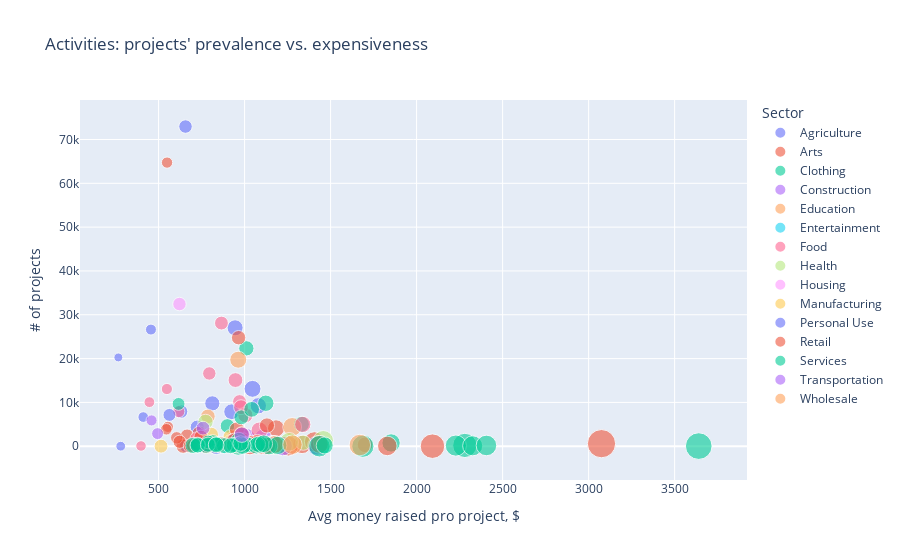

Source (notebook cell):
### Markdown cell above
These are again projects related to Landscaping / Gardening and Renewable Energy Products.
Renewable Energy Products is especially remarkable because money is almost always bein gathered in full ('Avg share gathered' ~ 100%) despite expensiveness AND Renewable Energy Products are leading by the number of investors attracted on average. Seems to be a hot topic! At the same time, they are relatively seldom pitched, in comparison to most other themes / activities.

##### My suggestion is to 

##### a) focus on ventures which are initiating projects related to Renewable Energy Products and try to make them using our service, 

##### b) try to attract also ventures doing projects connected to activities with Value over volume > 2,

##### c) maybe change our commissioning policy and take higher commission for projects with Value over volume > 2.

### Code cell
fig = go.Figure(
    px.scatter(activities, 
           x="Avg money raised pro project, $", 
           y="# of projects", 
           size='Avg investors', 
           color='Sector',
           hover_name='Activity',
           opacity=0.6,
           #log_y=True,
           title="Activities: projects' prevalence vs. expensiveness",
           hover_data=['Value over volume', 'Avg share gathered, %'],
           #template="plotly_white",
          )
)
fig.show()

### Figure 1 — Plotly figure (JSON) as saved in the notebook; plotly's stock layout.template omitted (floating-point values rounded to 4 significant figures)
{"data": [{"customdata": [[1.2, 95.3], [1.4, 96.7], [0.8, 93.2], [1.8, 96.8], [1.2, 93.1], [0.8, 97.3], [0.9, 94.1], [0.8, 95], [1, 97], [1, 96], [1.3, 94.7], [0.6, 98.7], [1, 97.3], [1, 98.7]], "hoverlabel": {"namelength": 0}, "hovertemplate": "<b>%{hovertext}</b><br><br>Sector=Agriculture<br>Avg money raised pro project, $=%{x}<br># of projects=%{y}<br>Avg investors=%{marker.size}<br>Value over volume=%{customdata[0]}<br>Avg share gathered, %=%{customdata[1]}", "hovertext": ["Agriculture", "Animal Sales", "Aquaculture", "Beekeeping", "Cattle", "Dairy", "Farm Supplies", "Farming", "Flowers", "Land Rental", "Livestock", "Pigs", "Poultry", "Veterinary Sales"], "legendgroup": "Agriculture", "marker": {"color": "#636efa", "opacity": 0.6, "size": [26.9, 27.7, 19.2, 42.8, 26, 19.1, 21, 19, 21.3, 24.3, 29.9, 12.5, 24, 21.7], "sizemode": "area", "sizeref": 0.2085, "symbol": "circle"}, "mode": "markers", "name": "Agriculture", "showlegend": true, "type": "scatter", "x": [944.8, 1080, 660.2, 1423, 924.8, 630.5, 724.8, 656.6, 804.2, 769.3, 1046.0, 455.6, 812.4, 779.2], "xaxis": "x", "y": [27023, 9237, 108, 50, 7865, 7914, 4352, 72955, 821, 277, 13095, 26624, 9783, 198], "yaxis": "y"}, {"customdata": [[1.3, 97.5], [1.5, 98.2], [0.8, 97.7], [2.7, 100], [1.7, 99.9], [1.6, 100], [0.8, 100], [1.8, 99.7], [0.9, 99.9]], "hoverlabel": {"namelength": 0}, "hovertemplate": "<b>%{hovertext}</b><br><br>Sector=Arts<br>Avg money raised pro project, $=%{x}<br># of projects=%{y}<br>Avg investors=%{marker.size}<br>Value over volume=%{customdata[0]}<br>Avg share gathered, %=%{customdata[1]}", "hovertext": ["Arts", "Crafts", "Embroidery", "Film", "Knitting", "Musical Instruments", "Patchwork", "Textiles", "Weaving"], "legendgroup": "Arts", "marker": {"color": "#EF553B", "opacity": 0.6, "size": [26.2, 30.4, 19.5, 62.7, 35.5, 42.1, 21.7, 42, 22], "sizemode": "area", "sizeref": 0.2085, "symbol": "circle"}, "mode": "markers", "name": "Arts", "showlegend": true, "type": "scatter", "x": [1008.0, 1183.0, 665.9, 2092.0, 1334.0, 1255.0, 643.2, 1406, 737.6], "xaxis": "x", "y": [1092, 4084, 2380, 13, 416, 69, 22, 1023, 2961], "yaxis": "y"}, {"customdata": [[1.7, 95.2], [1.3, 94.7], [1.1, 96.9], [2.4, 98]], "hoverlabel": {"namelength": 0}, "hovertemplate": "<b>%{hovertext}</b><br><br>Sector=Clothing<br>Avg money raised pro project, $=%{x}<br># of projects=%{y}<br>Avg investors=%{marker.size}<br>Value over volume=%{customdata[0]}<br>Avg share gathered, %=%{customdata[1]}", "hovertext": ["Clothing", "Clothing Sales", "Used Clothing", "Used Shoes"], "legendgroup": "Clothing", "marker": {"color": "#00cc96", "opacity": 0.6, "size": [27.1, 24.4, 21.9, 35], "sizemode": "area", "sizeref": 0.2085, "symbol": "circle"}, "mode": "markers", "name": "Clothing", "showlegend": true, "type": "scatter", "x": [1330, 1010.0, 900.3, 1852.0], "xaxis": "x", "y": [5014, 22339, 4637, 752], "yaxis": "y"}, {"customdata": [[1.2, 99], [1.2, 99.3], [1.8, 97.8], [1.3, 94.5], [1.4, 97.6], [1, 99.4], [0.9, 99.2], [1.6, 100]], "hoverlabel": {"namelength": 0}, "hovertemplate": "<b>%{hovertext}</b><br><br>Sector=Construction<br>Avg money raised pro project, $=%{x}<br># of projects=%{y}<br>Avg investors=%{marker.size}<br>Value over volume=%{customdata[0]}<br>Avg share gathered, %=%{customdata[1]}", "hovertext": ["Bricks", "Carpentry", "Cement", "Construction", "Construction Supplies", "Quarrying", "Timber Sales", "Well digging"], "legendgroup": "Construction", "marker": {"color": "#ab63fa", "opacity": 0.6, "size": [23.7, 26.3, 37.8, 28.4, 29.6, 22.3, 20.4, 39.6], "sizemode": "area", "sizeref": 0.2085, "symbol": "circle"}, "mode": "markers", "name": "Construction", "showlegend": true, "type": "scatter", "x": [904.2, 956.2, 1421.0, 1013.0, 1108.0, 769.5, 713.5, 1221.0], "xaxis": "x", "y": [512, 754, 152, 2145, 2003, 158, 502, 42], "yaxis": "y"}, {"customdata": [[1.2, 97.5], [1.6, 97.8], [1.2, 98.6], [1, 98.9]], "hoverlabel": {"namelength": 0}, "hovertemplate": "<b>%{hovertext}</b><br><br>Sector=Education<br>Avg money raised pro project, $=%{x}<br># of projects=%{y}<br>Avg investors=%{marker.size}<br>Value over volume=%{customdata[0]}<br>Avg share gathered, %=%{customdata[1]}", "hovertext": ["Computer", "Education provider", "Higher education costs", "Primary/secondary school costs"], "legendgroup": "Education", "marker": {"color": "#FFA15A", "opacity": 0.6, "size": [27.6, 36.9, 30.1, 22.2], "sizemode": "area", "sizeref": 0.2085, "symbol": "circle"}, "mode": "markers", "name": "Education", "showlegend": true, "type": "scatter", "x": [955.6, 1277.0, 963, 786.8], "xaxis": "x", "y": [54, 4401, 19742, 6816], "yaxis": "y"}, {"customdata": [[1.8, 79.8], [1.1, 98.4], [1.5, 100]], "hoverlabel": {"namelength": 0}, "hovertemplate": "<b>%{hovertext}</b><br><br>Sector=Entertainment<br>Avg money raised pro project, $=%{x}<br># of projects=%{y}<br>Avg investors=%{marker.size}<br>Value over volume=%{customdata[0]}<br>Avg share gathered, %=%{customdata[1]}", "hovertext": ["Entertainment", "Games", "Musical Performance"], "legendgroup": "Entertainment", "marker": {"color": "#19d3f3", "opacity": 0.6, "size": [33.9, 27.5, 32.2], "sizemode": "area", "sizeref": 0.2085, "symbol": "circle"}, "mode": "markers", "name": "Entertainment", "showlegend": true, "type": "scatter", "x": [1454.0, 874.4, 1148.0], "xaxis": "x", "y": [443, 238, 149], "yaxis": "y"}, {"customdata": [[1.4, 97.1], [0.5, 100], [1.3, 94.8], [1.2, 93.8], [1.3, 94.4], [1.4, 97.1], [0.8, 95.9], [1.5, 98.3], [0.7, 98], [0.6, 98.6], [1.2, 96.9], [1.3, 96.6], [1.1, 96.6], [1.2, 97.2], [1, 97.5], [1.2, 95.6], [1.3, 97], [0.9, 97.8], [1.2, 92.2], [1.7, 94.6]], "hoverlabel": {"namelength": 0}, "hovertemplate": "<b>%{hovertext}</b><br><br>Sector=Food<br>Avg money raised pro project, $=%{x}<br># of projects=%{y}<br>Avg investors=%{marker.size}<br>Value over volume=%{customdata[0]}<br>Avg share gathered, %=%{customdata[1]}", "hovertext": ["Bakery", "Balut-Making", "Beverages", "Butcher Shop", "Cafe", "Catering", "Cereals", "Cheese Making", "Fish Selling", "Fishing", "Food", "Food Market", "Food Production/Sales", "Food Stall", "Fruits & Vegetables", "Grocery Store", "Liquor Store / Off-License", "Milk Sales", "Pub", "Restaurant"], "legendgroup": "Food", "marker": {"color": "#FF6692", "opacity": 0.6, "size": [29.3, 11.7, 23, 23.2, 26.8, 27.4, 15.2, 34.6, 13.1, 12.1, 20, 24.3, 20, 23.2, 18.8, 22.9, 20.6, 18.5, 23.9, 27.6], "sizemode": "area", "sizeref": 0.2085, "symbol": "circle"}, "mode": "markers", "name": "Food", "showlegend": true, "type": "scatter", "x": [1086.0, 398, 992.4, 939.9, 984.2, 1064.0, 617.6, 1162.0, 548.4, 446.6, 970.7, 1004.0, 865.5, 979.4, 794.9, 946.9, 985.2, 721.4, 973.8, 1338.0], "xaxis": "x", "y": [3620, 61, 2357, 1968, 1404, 653, 7898, 347, 13060, 10066, 10197, 7091, 28106, 8905, 16610, 15102, 1558, 1771, 902, 4981], "yaxis": "y"}, {"customdata": [[1.5, 96.5], [1.9, 97.1], [1.5, 99.6], [1.7, 99.4], [1, 94.3], [1.6, 99.9]], "hoverlabel": {"namelength": 0}, "hovertemplate": "<b>%{hovertext}</b><br><br>Sector=Health<br>Avg money raised pro project, $=%{x}<br># of projects=%{y}<br>Avg investors=%{marker.size}<br>Value over volume=%{customdata[0]}<br>Avg share gathered, %=%{customdata[1]}", "hovertext": ["Dental", "Health", "Medical Clinic", "Natural Medicines", "Personal Medical Expenses", "Pharmacy"], "legendgroup": "Health", "marker": {"color": "#B6E880", "opacity": 0.6, "size": [33.9, 44.2, 36.9, 24.2, 24.5, 36.1], "sizemode": "area", "sizeref": 0.2085, "symbol": "circle"}, "mode": "markers", "name": "Health", "showlegend": true, "type": "scatter", "x": [1170.0, 1457.0, 1171.0, 1341.0, 772.9, 1259.0], "xaxis": "x", "y": [290, 1235, 323, 814, 5549, 1012], "yaxis": "y"}, {"customdata": [[0.8, 94], [1.2, 94.3]], "hoverlabel": {"namelength": 0}, "hovertemplate": "<b>%{hovertext}</b><br><br>Sector=Housing<br>Avg money raised pro project, $=%{x}<br># of projects=%{y}<br>Avg investors=%{marker.size}<br>Value over volume=%{customdata[0]}<br>Avg share gathered, %=%{customdata[1]}", "hovertext": ["Personal Housing Expenses", "Property"], "legendgroup": "Housing", "marker": {"color": "#FF97FF", "opacity": 0.6, "size": [19, 26], "sizemode": "area", "sizeref": 0.2085, "symbol": "circle"}, "mode": "markers", "name": "Housing", "showlegend": true, "type": "scatter", "x": [621.5, 943.6], "xaxis": "x", "y": [32448, 1283], "yaxis": "y"}, {"customdata": [[1.1, 99.5], [1.2, 99.3], [1, 100], [1, 99.7], [1.2, 99.3], [0.7, 100]], "hoverlabel": {"namelength": 0}, "hovertemplate": "<b>%{hovertext}</b><br><br>Sector=Manufacturing<br>Avg money raised pro project, $=%{x}<br># of projects=%{y}<br>Avg investors=%{marker.size}<br>Value over volume=%{customdata[0]}<br>Avg share gathered, %=%{customdata[1]}", "hovertext": ["Blacksmith", "Furniture Making", "Machine Shop", "Manufacturing", "Metal Shop", "Personal Care Products"], "legendgroup": "Manufacturing", "marker": {"color": "#FECB52", "opacity": 0.6, "size": [24.4, 25.5, 25.9, 23.4, 27.8, 20.1], "sizemode": "area", "sizeref": 0.2085, "symbol": "circle"}, "mode": "markers", "name": "Manufacturing", "showlegend": true, "type": "scatter", "x": [847.8, 919.1, 820.3, 804.8, 923.4, 514.3], "xaxis": "x", "y": [444, 2051, 165, 2643, 898, 7], "yaxis": "y"}, {"customdata": [[0.4, 100], [1, 95.3], [1.1, 100], [0.3, 99.3], [0.7, 98.9], [0.5, 94.3], [1.2, 91.3], [1, 86.2]], "hoverlabel": {"namelength": 0}, "hovertemplate": "<b>%{hovertext}</b><br><br>Sector=Personal Use<br>Avg money raised pro project, $=%{x}<br># of projects=%{y}<br>Avg investors=%{marker.size}<br>Value over volume=%{customdata[0]}<br>Avg share gathered, %=%{customdata[1]}", "hovertext": ["Celebrations", "Consumer Goods", "Funerals", "Home Appliances", "Home Energy", "Personal Expenses", "Vehicle", "Wedding Expenses"], "legendgroup": "Personal Use", "marker": {"color": "#636efa", "opacity": 0.6, "size": [10, 17.3, 29.8, 8.3, 17.5, 11.9, 27.9, 23], "sizemode": "area", "sizeref": 0.2085, "symbol": "circle"}, "mode": "markers", "name": "Personal Use", "showlegend": true, "type": "scatter", "x": [280, 800.9, 835.4, 266.1, 563.1, 411, 946, 800], "xaxis": "x", "y": [5, 613, 41, 20267, 7141, 6656, 1257, 405], "yaxis": "y"}, {"customdata": [[1.3, 100], [1.8, 98], [0.7, 97.7], [0.9, 96.5], [1.4, 92.9], [1.5, 94.8], [1.5, 93.5], [1.2, 88.9], [2.3, 92.1], [0.8, 96.7], [0.7, 96.3], [1.4, 92.7], [1.2, 95.3], [1.3, 94.9], [1.3, 92.3], [1.1, 97.8], [1.4, 98], [1.3, 97.1], [1.3, 94.4], [1.4, 98], [2.2, 95.8], [0.7, 94.7], [1.1, 91.7], [0.8, 88.3], [1.1, 95.5], [1, 98.1], [0.9, 100], [3.9, 99.6], [1.2, 94.8], [1.3, 93.9], [1.2, 97.2], [1.2, 91.6], [1, 98.7], [0.9, 95.8]], "hoverlabel": {"namelength": 0}, "hovertemplate": "<b>%{hovertext}</b><br><br>Sector=Retail<br>Avg money raised pro project, $=%{x}<br># of projects=%{y}<br>Avg investors=%{marker.size}<br>Value over volume=%{customdata[0]}<br>Avg share gathered, %=%{customdata[1]}", "hovertext": ["Bicycle Sales", "Bookstore", "Charcoal Sales", "Cloth & Dressmaking Supplies", "Cosmetics Sales", "Decorations Sales", "Electrical Goods", "Electronics Sales", "Florist", "Fuel/Firewood", "General Store", "Hardware", "Home Products Sales", "Jewelry", "Mobile Phones", "Movie Tapes & DVDs", "Music Discs & Tapes", "Office Supplies", "Paper Sales", "Party Supplies", "Perfumes", "Personal Products Sales", "Phone Accessories", "Phone Use Sales", "Plastics Sales", "Recycled Materials", "Religious Articles", "Renewable Energy Products", "Retail", "Shoe Sales", "Souvenir Sales", "Spare Parts", "Sporting Good Sales", "Traveling Sales"], "legendgroup": "Retail", "marker": {"color": "#EF553B", "opacity": 0.6, "size": [32.4, 33.7, 13.2, 21.1, 24, 29.6, 32, 25.9, 39.9, 16, 13.3, 24.3, 23.9, 20.4, 27.3, 22.2, 29.6, 26.8, 27.2, 31.6, 25.5, 14, 22.7, 18.1, 21.5, 19.4, 21.1, 83.4, 21.6, 23.4, 25.2, 22.8, 24.5, 20.3], "sizemode": "area", "sizeref": 0.2085, "symbol": "circle"}, "mode": "markers", "name": "Retail", "showlegend": true, "type": "scatter", "x": [1031, 1435, 554.2, 746.3, 1130, 1141.0, 1176.0, 974.4, 1830.0, 605.6, 549.3, 1074.0, 955.2, 995.7, 1027.0, 854.1, 1097.0, 1015.0, 995.7, 1130.0, 1700.0, 545.1, 863.8, 622.3, 858, 793.1, 684.9, 3075.0, 965.3, 983.2, 938.5, 937, 778.2, 702.8], "xaxis": "x", "y": [54, 442, 4421, 2071, 4740, 385, 409, 546, 65, 1925, 64729, 953, 3817, 1371, 657, 135, 81, 362, 289, 110, 328, 3866, 486, 1019, 568, 819, 68, 585, 24771, 2760, 180, 1260, 78, 144], "yaxis": "y"}, {"customdata": [[2.1, 100], [1.5, 98.8], [1.2, 92.1], [1, 93.1], [1.2, 94.6], [0.9, 100], [1.2, 100], [1, 100], [2.9, 86.1], [2.8, 70.7], [0.9, 97.9], [3, 62.4], [1.3, 98.5], [1.2, 95.1], [1.1, 95.1], [0.9, 95.1], [1.8, 100], [1.2, 94.7], [1, 97.7], [4.6, 81.1], [1.3, 98.2], [1.1, 99.3], [0.9, 83.5], [1.1, 95.6], [1.4, 97.2], [1.4, 96.2], [1.4, 95.9], [1, 98.2], [1.3, 100], [1.4, 90.8], [1.3, 98.2], [0.8, 96.8], [3.1, 47], [1.9, 93.1], [1.2, 98.6], [1.5, 97], [1.2, 92], [1.1, 99.9], [1.4, 98.3]], "hoverlabel": {"namelength": 0}, "hovertemplate": "<b>%{hovertext}</b><br><br>Sector=Services<br>Avg money raised pro project, $=%{x}<br># of projects=%{y}<br>Avg investors=%{marker.size}<br>Value over volume=%{customdata[0]}<br>Avg share gathered, %=%{customdata[1]}", "hovertext": ["Adult Care", "Air Conditioning", "Auto Repair", "Barber Shop", "Beauty Salon", "Bicycle Repair", "Bookbinding", "Call Center", "Child Care", "Cleaning Services", "Cobbler", "Communications", "Computers", "Electrician", "Electronics Repair", "Energy", "Event Planning", "Hotel", "Internet Cafe", "Landscaping / Gardening", "Laundry", "Machinery Rental", "Mobile Transactions", "Motorcycle Repair", "Phone Repair", "Photography", "Printing", "Recycling", "Secretarial Services", "Services", "Sewing", "Tailoring", "Technology", "Tourism", "Upholstery", "Utilities", "Vehicle Repairs", "Waste Management", "Water Distribution"], "legendgroup": "Services", "marker": {"color": "#00cc96", "opacity": 0.6, "size": [51.5, 32.2, 27, 23, 23, 23.6, 34.9, 23.2, 61.4, 46.8, 21.4, 42.1, 25.6, 27.1, 23.4, 27.5, 48.2, 24.7, 19.8, 74.2, 23.2, 26.3, 24.6, 24.3, 28.7, 31, 26.3, 23.5, 29.8, 28.1, 25.9, 17.4, 44.2, 30.3, 26.3, 34.8, 25.1, 26.2, 32.3], "sizemode": "area", "sizeref": 0.2085, "symbol": "circle"}, "mode": "markers", "name": "Services", "showlegend": true, "type": "scatter", "x": [1688.0, 1142.0, 966.9, 815.4, 981.3, 725.5, 962.9, 777, 2280.0, 2228.0, 726, 2326.0, 1010.0, 956.2, 849.2, 700.5, 1435, 938.7, 788.2, 3640.0, 1027.0, 882.4, 727.7, 833.9, 1068.0, 1092.0, 1076.0, 786.8, 989, 1123.0, 1041.0, 616.2, 2406.0, 1466.0, 919.3, 1193.0, 976.8, 835, 1112.0], "xaxis": "x", "y": [2, 36, 1336, 951, 6611, 158, 29, 74, 183, 145, 453, 96, 376, 284, 400, 190, 5, 274, 986, 34, 295, 131, 216, 449, 119, 396, 434, 358, 89, 9807, 8414, 9657, 178, 187, 115, 185, 615, 308, 564], "yaxis": "y"}, {"customdata": [[0.6, 94.6], [0.6, 94.7], [1.3, 92], [1, 94]], "hoverlabel": {"namelength": 0}, "hovertemplate": "<b>%{hovertext}</b><br><br>Sector=Transportation<br>Avg money raised pro project, $=%{x}<br># of projects=%{y}<br>Avg investors=%{marker.size}<br>Value over volume=%{customdata[0]}<br>Avg share gathered, %=%{customdata[1]}", "hovertext": ["Motorcycle Transport", "Rickshaw", "Taxi", "Transportation"], "legendgroup": "Transportation", "marker": {"color": "#ab63fa", "opacity": 0.6, "size": [12.9, 14.8, 24.7, 19.8], "sizemode": "area", "sizeref": 0.2085, "symbol": "circle"}, "mode": "markers", "name": "Transportation", "showlegend": true, "type": "scatter", "x": [459.2, 494.2, 984.4, 758.6], "xaxis": "x", "y": [5888, 2878, 2631, 4121], "yaxis": "y"}, {"customdata": [[2.1, 98.4], [1.6, 98.7]], "hoverlabel": {"namelength": 0}, "hovertemplate": "<b>%{hovertext}</b><br><br>Sector=Wholesale<br>Avg money raised pro project, $=%{x}<br># of projects=%{y}<br>Avg investors=%{marker.size}<br>Value over volume=%{customdata[0]}<br>Avg share gathered, %=%{customdata[1]}", "hovertext": ["Goods Distribution", "Wholesale"], "legendgroup": "Wholesale", "marker": {"color": "#FFA15A", "opacity": 0.6, "size": [48.1, 39.7], "sizemode": "area", "sizeref": 0.2085, "symbol": "circle"}, "mode": "markers", "name": "Wholesale", "showlegend": true, "type": "scatter", "x": [1670.0, 1278], "xaxis": "x", "y": [277, 357], "yaxis": "y"}], "layout": {"legend": {"itemsizing": "constant", "title": {"text": "Sector"}, "tracegroupgap": 0}, "title": {"text": "Activities: projects' prevalence vs. expensiveness"}, "xaxis": {"anchor": "y", "domain": [0, 1], "title": {"text": "Avg money raised pro project, $"}}, "yaxis": {"anchor": "x", "domain": [0, 1], "title": {"text": "# of projects"}}}}
